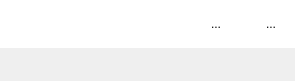
<?xml version="1.0" encoding="UTF-8"?>
<ui version="4.0">
 <class>FormCustomSearch2</class>
 <widget class="QWidget" name="FormCustomSearch2">
  <property name="geometry">
   <rect>
    <x>0</x>
    <y>0</y>
    <width>295</width>
    <height>81</height>
   </rect>
  </property>
  <property name="windowTitle">
   <string>Form</string>
  </property>
  <layout class="QVBoxLayout" name="layoutMain" stretch="0,1">
   <property name="spacing">
    <number>1</number>
   </property>
   <property name="leftMargin">
    <number>0</number>
   </property>
   <property name="topMargin">
    <number>0</number>
   </property>
   <property name="rightMargin">
    <number>0</number>
   </property>
   <property name="bottomMargin">
    <number>0</number>
   </property>
   <item>
    <layout class="QHBoxLayout" name="horizontalLayout">
     <property name="spacing">
      <number>0</number>
     </property>
     <item>
      <widget class="QLineEdit" name="lineEdit">
       <property name="minimumSize">
        <size>
         <width>0</width>
         <height>48</height>
        </size>
       </property>
       <property name="maximumSize">
        <size>
         <width>16777215</width>
         <height>48</height>
        </size>
       </property>
       <property name="font">
        <font>
         <family>Tahoma</family>
         <pointsize>12</pointsize>
         <stylestrategy>PreferDefault</stylestrategy>
        </font>
       </property>
       <property name="frame">
        <bool>false</bool>
       </property>
      </widget>
     </item>
     <item>
      <widget class="QToolButton" name="toolButtonSearch">
       <property name="minimumSize">
        <size>
         <width>48</width>
         <height>48</height>
        </size>
       </property>
       <property name="maximumSize">
        <size>
         <width>16777215</width>
         <height>48</height>
        </size>
       </property>
       <property name="styleSheet">
        <string notr="true">QToolButton { background-color : white; }</string>
       </property>
       <property name="text">
        <string>...</string>
       </property>
       <property name="icon">
        <iconset resource="resources.qrc">
         <normaloff>:/icons/magnifier_gray_32.png</normaloff>:/icons/magnifier_gray_32.png</iconset>
       </property>
       <property name="iconSize">
        <size>
         <width>32</width>
         <height>32</height>
        </size>
       </property>
       <property name="autoRaise">
        <bool>true</bool>
       </property>
      </widget>
     </item>
     <item>
      <widget class="QLabel" name="labelSplitter">
       <property name="minimumSize">
        <size>
         <width>0</width>
         <height>48</height>
        </size>
       </property>
       <property name="maximumSize">
        <size>
         <width>10</width>
         <height>16777215</height>
        </size>
       </property>
       <property name="styleSheet">
        <string notr="true">QLabel { background-color : white; }</string>
       </property>
       <property name="text">
        <string/>
       </property>
       <property name="pixmap">
        <pixmap resource="resources.qrc">:/icons/splitter_32.png</pixmap>
       </property>
       <property name="scaledContents">
        <bool>true</bool>
       </property>
      </widget>
     </item>
     <item>
      <widget class="QToolButton" name="toolButtonClear">
       <property name="minimumSize">
        <size>
         <width>48</width>
         <height>48</height>
        </size>
       </property>
       <property name="maximumSize">
        <size>
         <width>16777215</width>
         <height>48</height>
        </size>
       </property>
       <property name="styleSheet">
        <string notr="true">QToolButton { background-color : white; }</string>
       </property>
       <property name="text">
        <string>...</string>
       </property>
       <property name="icon">
        <iconset resource="resources.qrc">
         <normaloff>:/icons/clear_32.png</normaloff>:/icons/clear_32.png</iconset>
       </property>
       <property name="iconSize">
        <size>
         <width>32</width>
         <height>32</height>
        </size>
       </property>
       <property name="autoRaise">
        <bool>true</bool>
       </property>
      </widget>
     </item>
    </layout>
   </item>
   <item>
    <spacer name="verticalSpacer">
     <property name="orientation">
      <enum>Qt::Vertical</enum>
     </property>
     <property name="sizeHint" stdset="0">
      <size>
       <width>20</width>
       <height>40</height>
      </size>
     </property>
    </spacer>
   </item>
  </layout>
 </widget>
 <resources>
  <include location="resources.qrc"/>
 </resources>
 <connections/>
</ui>
